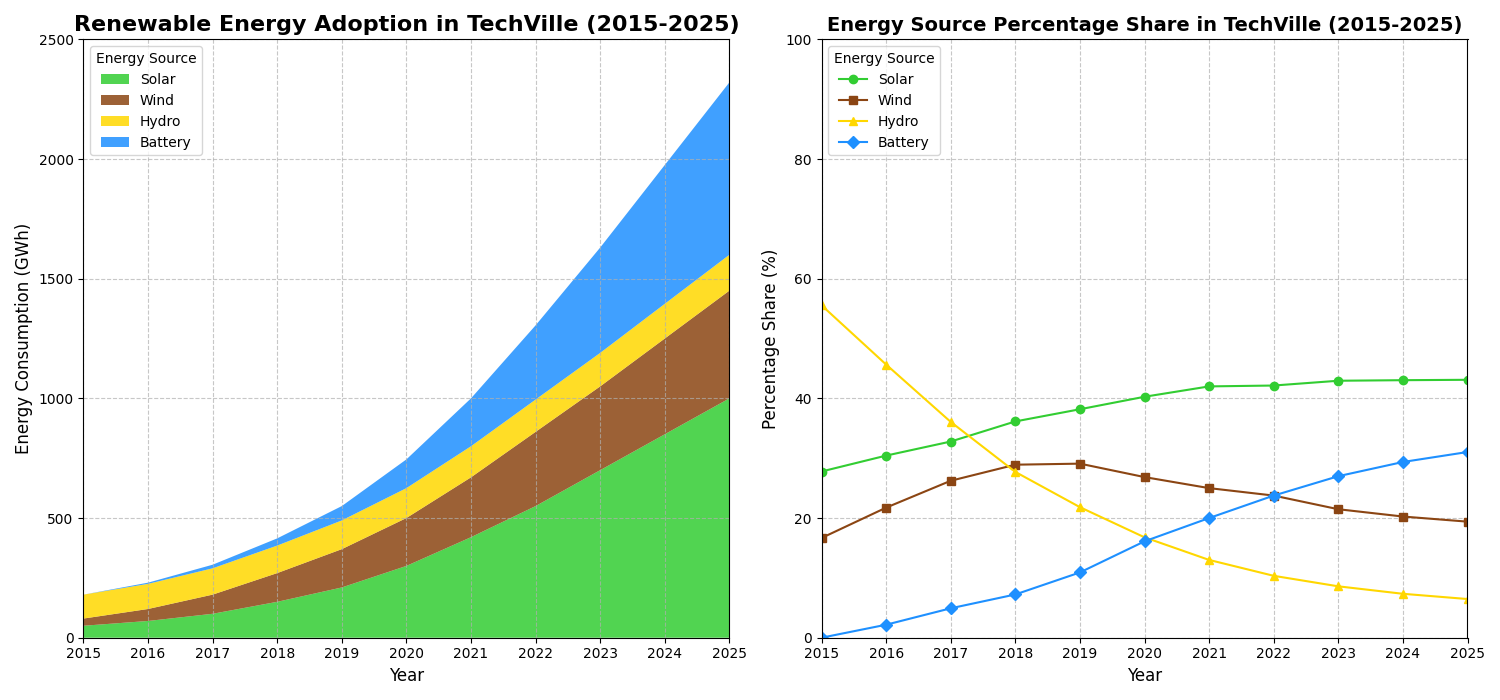

Here is the Python script that generated this plot:
import matplotlib.pyplot as plt
import numpy as np

# Define years from 2015 to 2025
years = np.arange(2015, 2026)

# Renewable energy consumption data in GWh
solar = np.array([50, 70, 100, 150, 210, 300, 420, 550, 700, 850, 1000])
wind = np.array([30, 50, 80, 120, 160, 200, 250, 310, 350, 400, 450])
hydro = np.array([100, 105, 110, 115, 120, 125, 130, 135, 140, 145, 150])
battery_storage = np.array([0, 5, 15, 30, 60, 120, 200, 310, 440, 580, 720])

# Calculate total consumption per year and percentage shares
total_consumption = solar + wind + hydro + battery_storage
solar_share = (solar / total_consumption) * 100
wind_share = (wind / total_consumption) * 100
hydro_share = (hydro / total_consumption) * 100
battery_storage_share = (battery_storage / total_consumption) * 100

# Create figure and subplots
fig, axs = plt.subplots(1, 2, figsize=(15, 7))

# Stacked area plot for renewable energy consumption
axs[0].stackplot(years, solar, wind, hydro, battery_storage, 
                 labels=['Solar', 'Wind', 'Hydro', 'Battery'], 
                 colors=['#32CD32', '#8B4513', '#FFD700', '#1E90FF'], alpha=0.85)
axs[0].set_title("Renewable Energy Adoption in TechVille (2015-2025)", fontsize=16, fontweight='bold')
axs[0].set_xlabel("Year", fontsize=12)
axs[0].set_ylabel("Energy Consumption (GWh)", fontsize=12)
axs[0].legend(loc='upper left', title="Energy Source")
axs[0].grid(True, linestyle='--', alpha=0.7)
axs[0].set_xticks(years)
axs[0].set_xlim(2015, 2025)
axs[0].set_ylim(0, 2500)

# Line plot for percentage share of each energy source
axs[1].plot(years, solar_share, label='Solar', color='#32CD32', marker='o')
axs[1].plot(years, wind_share, label='Wind', color='#8B4513', marker='s')
axs[1].plot(years, hydro_share, label='Hydro', color='#FFD700', marker='^')
axs[1].plot(years, battery_storage_share, label='Battery', color='#1E90FF', marker='D')
axs[1].set_title("Energy Source Percentage Share in TechVille (2015-2025)", fontsize=14, fontweight='bold')
axs[1].set_xlabel("Year", fontsize=12)
axs[1].set_ylabel("Percentage Share (%)", fontsize=12)
axs[1].legend(loc='upper left', title="Energy Source")
axs[1].grid(True, linestyle='--', alpha=0.7)
axs[1].set_xticks(years)
axs[1].set_xlim(2015, 2025)
axs[1].set_ylim(0, 100)

# Automatically adjust layout to prevent overlapping of elements
plt.tight_layout()

# Show the chart
plt.show()
